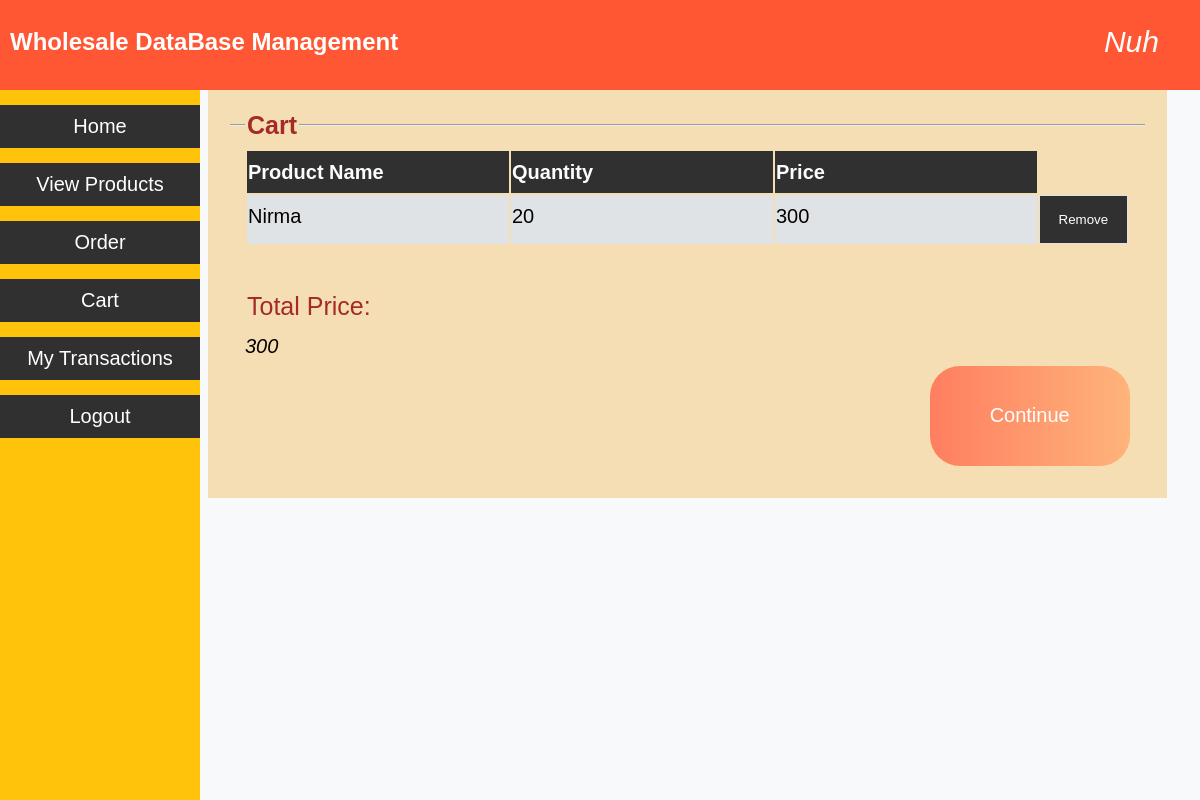
Screenshot of /Wholesale_MS/cart.php (signed in) with the database file from the repository.
### tables this page shows
CREATE TABLE `cart` (
  `product_id` int(11) NOT NULL,
  `product_name` varchar(20) NOT NULL,
  `quantity` int(11) NOT NULL,
  `price` int(11) NOT NULL,
  `customer_id` varchar(20) NOT NULL
);

### Wholesale_MS/cart.php (the view, shortened to what this page needs)
<!DOCTYPE html>
<html>
<head>
	<link rel='stylesheet' href="css/style.css">
</head>
<body>
	<div class="topStyle">
		<h2 style="color:white;">Wholesale DataBase Management</h2>
		<a class='userNameDisplay'><?php echo $_SESSION['loginUser']; ?></a>
	</div>
	<div class='sidebar'>
		<button onclick="location.href='customerHome.php'">Home</button>
		<button onclick="location.href='viewProductsCustomer.php'">View Products</button>
		<button onclick="location.href='order.php'">Order</button>
		<button onclick="location.href='cart.php'">Cart</button>
		<button onclick="location.href='customerViewTransactions.php'">My Transactions</button>
		<button onclick="location.href='logout.php'">Logout</button>
	</div>
<div class='container'>
	<fieldset><legend><b>Cart</b></legend>
		<form action="<?php echo $_SERVER['PHP_SELF']; ?>" method='get'><table><tr><th>Product Name</th><th>Quantity</th><th>Price</th></tr>
		<?php
			$conn=mysqli_connect("localhost","root","","wholesale");
			$curUser=$_SESSION['loginUser'];
			$sql="select * from cart where customer_id='$curUser'";
			$result=mysqli_query($conn,$sql);
			$totPrice=0;
			while($row=mysqli_fetch_assoc($result)){
				echo "<tr><td>".$row['product_name']."</td><td>".$row['quantity']."</td><td>".$row['price']."</td><td><button type='submit' class='goBtn' name='submit' value='".$row['product_id']."'>Remove</button></td></tr>";
				$totPrice+=$row['price'];
			}
			echo "</table><br><legend>Total Price: </legend>".$totPrice."</form><form action='placeOrder.php' method='get'>
		<button style='float:right;width:200px;height:5em;' type='submit' name='totalPrice' value='".$totPrice."' class='btn'>Continue</button></form>";
		?>
	</fieldset>
</div>
</body>
</html>

### css/style.css (style rules this page uses)
.topStyle { top: 0; padding: 10px; position: fixed; left: 0; height: 70px; width: 100%; background-color: #ff5733; z-index: 10; }
.sidebar { display: block; position: fixed; margin-top: 70px; top: 20px; left: 0; padding-top: 15px; width: 200px; height: 100%; background-color: #ffc30b; z-index: 5; }
.container { position: absolute; margin-top: 70px; margin-left: 200px; margin-right: 0; padding: 30px 20px 20px 20px; z-index: 1; background-color: wheat; }
.container form { line-height: 2em; display: block; }
.container table { text-align:left; font-style:normal; }
.container table td { vertical-align:top; }
.container table tr:nth-child(odd) { background-color: #a3a5a8; }
.container table tr:nth-child(even) { background-color: #e0e3e5; }
.container table th { min-width:13em; color:#fcfcfc; background-color: #303030; }
.container fieldset { min-height: 200px; min-width:30em; font-size: 20px; font-style:italic; line-height: 1.7em; border-left:none; border-right:none; border-bottom:none; }
.container fieldset legend { font-size: 25px; color:brown; font-style:normal; }
.sidebar button { text-decoration: none; border:none; background-color: #303030; padding:10px; height:20px auto; font-size: 20px; cursor:pointer; width:200px; margin-bottom:15px; color:white; }
.userNameDisplay { top:30px; right:5%; position:absolute; color:white; font-style:italic; font-size: 30px; }
.btn { text-decoration: none; border: none; background: linear-gradient(to right, #ff7e5f, #feb47b); padding: 10px 20px; font-size: 20px; cursor: pointer; border-radius: 30px; color: #fff; transition: background-color 0.3s ease; }
body { top: 0; left: 0; background-color: #f8f9fa; font-family: sans-serif; line-height: 1.5em; }
.goBtn { min-width:6.5em; height:3.5em; border:none; background-color: #303030; color:white; cursor:pointer; }

### rows the page displays
cart: product_name "Nirma", quantity "20", price "300", $row['product_id'] 22 (drawn)

### other values shown
$_SESSION['loginUser'] "Nuh"
$totPrice "300"
